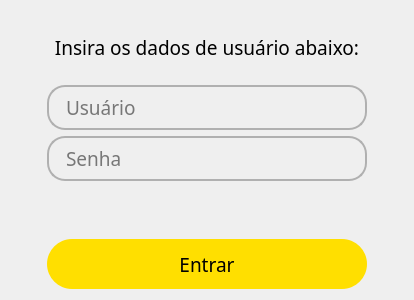
<?xml version="1.0" encoding="UTF-8"?>
<ui version="4.0">
 <class>LoginDialog</class>
 <widget class="QDialog" name="LoginDialog">
  <property name="geometry">
   <rect>
    <x>0</x>
    <y>0</y>
    <width>414</width>
    <height>300</height>
   </rect>
  </property>
  <property name="minimumSize">
   <size>
    <width>414</width>
    <height>250</height>
   </size>
  </property>
  <property name="maximumSize">
   <size>
    <width>414</width>
    <height>300</height>
   </size>
  </property>
  <property name="windowTitle">
   <string>Log-In</string>
  </property>
  <property name="styleSheet">
   <string notr="true">* {margin:0; padding:0; border: 0}

QDialog{background-color:#efefef}

QPushButton{
	background-color: #ffdf00;
	border: 0;
border-radius:25; padding:0; margin:0
}
QPushButton::disabled{background-color:#cbcbcb}
QPushButton:hover{ background-color: #f1d100}
QPushButton:pressed{background-color:#dfc200 }

QLineEdit{
background-color: transparent;
border: 2px solid #b0b0b0;
padding: 5 15;
border-radius: 18
}</string>
  </property>
  <layout class="QVBoxLayout" name="verticalLayout">
   <property name="spacing">
    <number>0</number>
   </property>
   <property name="leftMargin">
    <number>25</number>
   </property>
   <property name="topMargin">
    <number>10</number>
   </property>
   <property name="rightMargin">
    <number>25</number>
   </property>
   <property name="bottomMargin">
    <number>10</number>
   </property>
   <item>
    <widget class="QLabel" name="description_text">
     <property name="sizePolicy">
      <sizepolicy hsizetype="Minimum" vsizetype="Minimum">
       <horstretch>0</horstretch>
       <verstretch>0</verstretch>
      </sizepolicy>
     </property>
     <property name="minimumSize">
      <size>
       <width>0</width>
       <height>25</height>
      </size>
     </property>
     <property name="maximumSize">
      <size>
       <width>16777215</width>
       <height>75</height>
      </size>
     </property>
     <property name="font">
      <font>
       <family>Equinox Bold</family>
       <pointsize>14</pointsize>
      </font>
     </property>
     <property name="text">
      <string>Insira os dados de usuário abaixo:</string>
     </property>
     <property name="alignment">
      <set>Qt::AlignCenter</set>
     </property>
     <property name="wordWrap">
      <bool>true</bool>
     </property>
    </widget>
   </item>
   <item>
    <widget class="QFrame" name="frame_4">
     <property name="frameShape">
      <enum>QFrame::StyledPanel</enum>
     </property>
     <property name="frameShadow">
      <enum>QFrame::Raised</enum>
     </property>
     <layout class="QVBoxLayout" name="verticalLayout_2">
      <property name="spacing">
       <number>5</number>
      </property>
      <property name="leftMargin">
       <number>0</number>
      </property>
      <property name="topMargin">
       <number>0</number>
      </property>
      <property name="rightMargin">
       <number>0</number>
      </property>
      <property name="bottomMargin">
       <number>15</number>
      </property>
      <item>
       <widget class="QFrame" name="frame">
        <property name="minimumSize">
         <size>
          <width>0</width>
          <height>46</height>
         </size>
        </property>
        <property name="maximumSize">
         <size>
          <width>10000</width>
          <height>46</height>
         </size>
        </property>
        <property name="frameShape">
         <enum>QFrame::StyledPanel</enum>
        </property>
        <property name="frameShadow">
         <enum>QFrame::Raised</enum>
        </property>
        <layout class="QHBoxLayout" name="horizontalLayout">
         <property name="spacing">
          <number>0</number>
         </property>
         <property name="leftMargin">
          <number>0</number>
         </property>
         <property name="topMargin">
          <number>0</number>
         </property>
         <property name="rightMargin">
          <number>0</number>
         </property>
         <property name="bottomMargin">
          <number>0</number>
         </property>
         <item>
          <widget class="QLineEdit" name="user_login">
           <property name="minimumSize">
            <size>
             <width>320</width>
             <height>45</height>
            </size>
           </property>
           <property name="maximumSize">
            <size>
             <width>320</width>
             <height>45</height>
            </size>
           </property>
           <property name="font">
            <font>
             <family>Equinox Bold</family>
             <pointsize>14</pointsize>
            </font>
           </property>
           <property name="toolTip">
            <string/>
           </property>
           <property name="inputMask">
            <string/>
           </property>
           <property name="text">
            <string/>
           </property>
           <property name="echoMode">
            <enum>QLineEdit::Normal</enum>
           </property>
           <property name="placeholderText">
            <string>Usuário</string>
           </property>
          </widget>
         </item>
        </layout>
       </widget>
      </item>
      <item>
       <widget class="QFrame" name="frame_3">
        <property name="minimumSize">
         <size>
          <width>0</width>
          <height>46</height>
         </size>
        </property>
        <property name="maximumSize">
         <size>
          <width>10000</width>
          <height>46</height>
         </size>
        </property>
        <property name="frameShape">
         <enum>QFrame::StyledPanel</enum>
        </property>
        <property name="frameShadow">
         <enum>QFrame::Raised</enum>
        </property>
        <layout class="QHBoxLayout" name="horizontalLayout_3">
         <property name="spacing">
          <number>0</number>
         </property>
         <property name="leftMargin">
          <number>0</number>
         </property>
         <property name="topMargin">
          <number>0</number>
         </property>
         <property name="rightMargin">
          <number>0</number>
         </property>
         <property name="bottomMargin">
          <number>0</number>
         </property>
         <item>
          <widget class="QLineEdit" name="user_password">
           <property name="minimumSize">
            <size>
             <width>320</width>
             <height>45</height>
            </size>
           </property>
           <property name="maximumSize">
            <size>
             <width>320</width>
             <height>45</height>
            </size>
           </property>
           <property name="font">
            <font>
             <family>Equinox Bold</family>
             <pointsize>14</pointsize>
            </font>
           </property>
           <property name="toolTip">
            <string/>
           </property>
           <property name="inputMask">
            <string/>
           </property>
           <property name="text">
            <string/>
           </property>
           <property name="echoMode">
            <enum>QLineEdit::Password</enum>
           </property>
           <property name="placeholderText">
            <string>Senha</string>
           </property>
          </widget>
         </item>
        </layout>
       </widget>
      </item>
      <item>
       <widget class="QLabel" name="lbl_login_staus">
        <property name="font">
         <font>
          <family>Equinox Bold</family>
          <pointsize>10</pointsize>
         </font>
        </property>
        <property name="styleSheet">
         <string notr="true"/>
        </property>
        <property name="text">
         <string/>
        </property>
        <property name="alignment">
         <set>Qt::AlignCenter</set>
        </property>
       </widget>
      </item>
     </layout>
    </widget>
   </item>
   <item>
    <widget class="QFrame" name="frame_2">
     <property name="minimumSize">
      <size>
       <width>0</width>
       <height>52</height>
      </size>
     </property>
     <property name="maximumSize">
      <size>
       <width>16777215</width>
       <height>52</height>
      </size>
     </property>
     <property name="frameShape">
      <enum>QFrame::StyledPanel</enum>
     </property>
     <property name="frameShadow">
      <enum>QFrame::Raised</enum>
     </property>
     <layout class="QHBoxLayout" name="horizontalLayout_2">
      <property name="spacing">
       <number>0</number>
      </property>
      <property name="leftMargin">
       <number>0</number>
      </property>
      <property name="topMargin">
       <number>0</number>
      </property>
      <property name="rightMargin">
       <number>0</number>
      </property>
      <property name="bottomMargin">
       <number>0</number>
      </property>
      <item>
       <widget class="QPushButton" name="btn_login">
        <property name="minimumSize">
         <size>
          <width>320</width>
          <height>50</height>
         </size>
        </property>
        <property name="maximumSize">
         <size>
          <width>320</width>
          <height>50</height>
         </size>
        </property>
        <property name="font">
         <font>
          <family>Equinox Bold</family>
          <pointsize>14</pointsize>
         </font>
        </property>
        <property name="cursor">
         <cursorShape>PointingHandCursor</cursorShape>
        </property>
        <property name="styleSheet">
         <string notr="true"/>
        </property>
        <property name="text">
         <string>Entrar</string>
        </property>
        <property name="autoDefault">
         <bool>false</bool>
        </property>
        <property name="default">
         <bool>true</bool>
        </property>
       </widget>
      </item>
     </layout>
    </widget>
   </item>
  </layout>
 </widget>
 <resources/>
 <connections/>
</ui>
